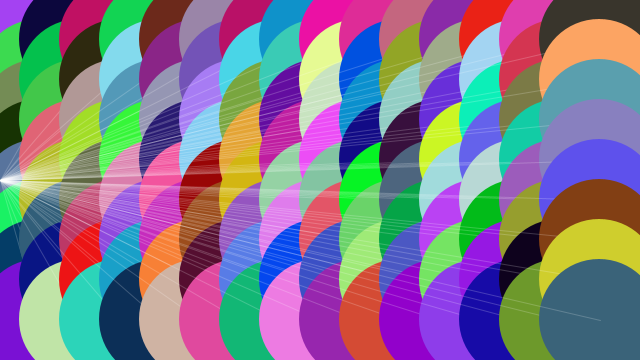
Frame 1 (no input)
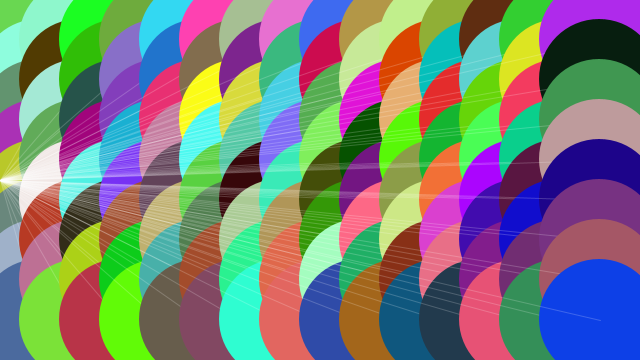
Frame 60 (the mouse pressed at the canvas centre just before this capture)
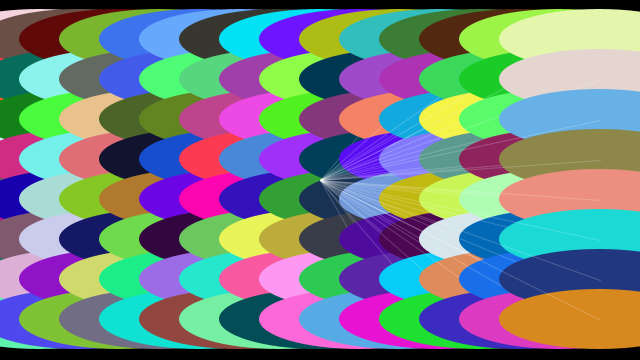
Frame 120 (the mouse held since frame 60 and released just before this capture)

The Processing sketch that drew these frames (run headless with seeded random() and noise(); from frame 60 on, the mouse is pressed at the canvas centre):

// Processing sketch: processing_187356
// ── processing_187356.pde

int gridSize = 40;
float x;
float y;

void setup(){
  size(640, 360); 
  background(0); 
  noStroke(); 
  frameRate(10);
}

void draw(){
  background(0);
  for (int x = gridSize; x <= width - gridSize; x += gridSize) {
    for (int y = gridSize; y <= height - gridSize; y += gridSize) {
      noStroke();
      fill(random(255), random(255), random(255));
      ellipse(x-1, y-1, mouseX-120, mouseY-120);
      stroke(255, 50);
      line(x, y, mouseX, height/2);
    }
  }
}
  
  
